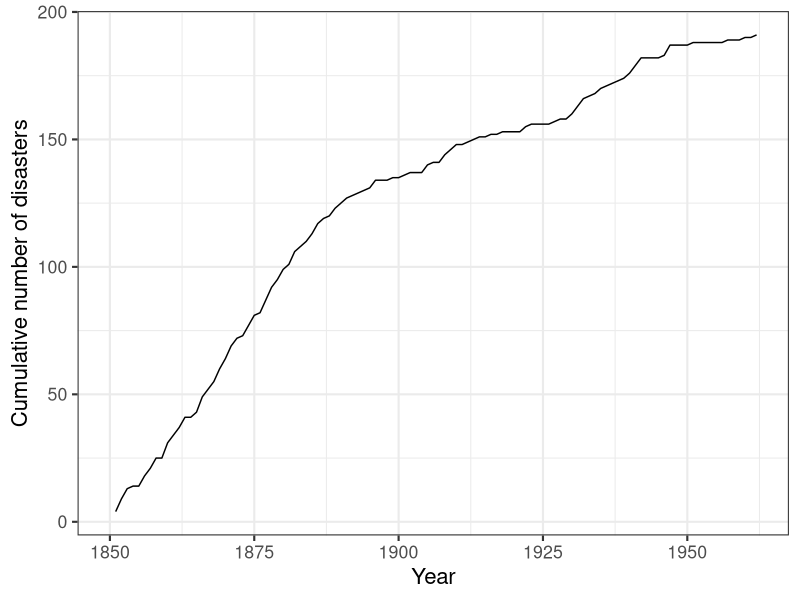
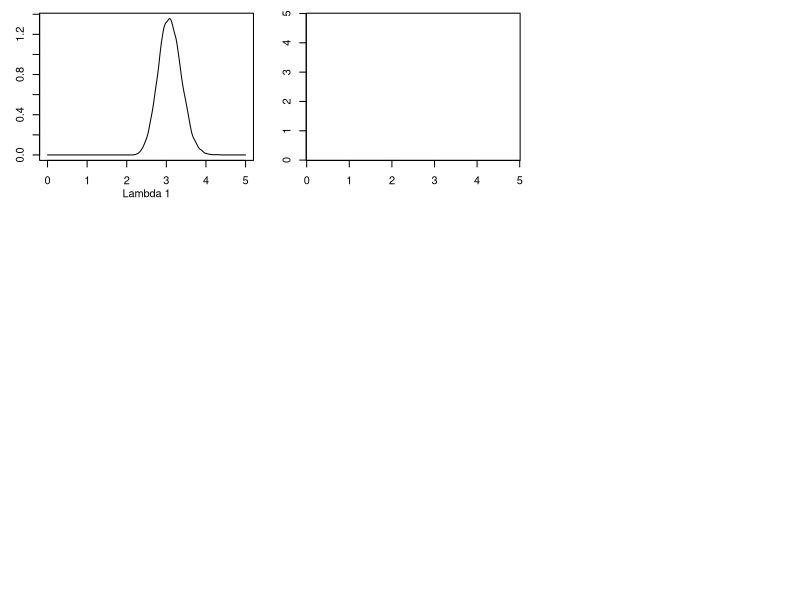
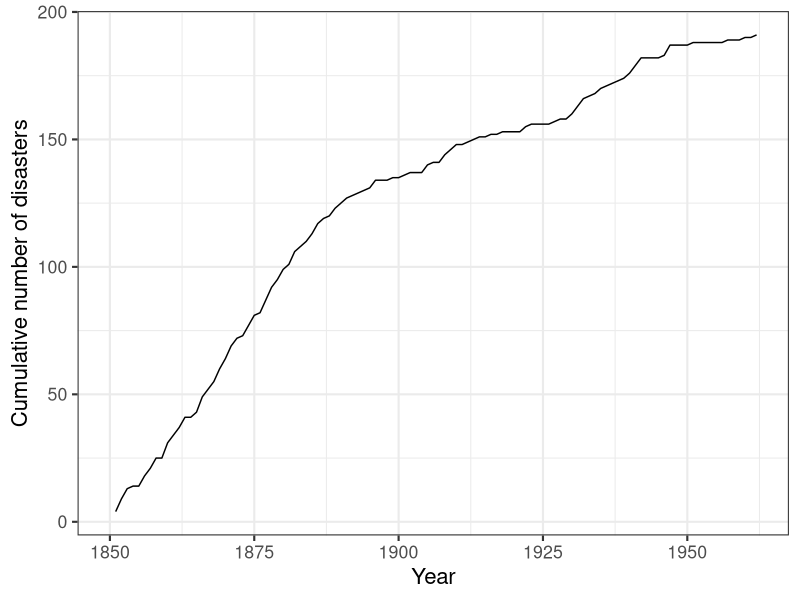

These figures' R source, in order: (Note: this script raises an error after producing the figures.)

# Load data ---------------------------------------------------------------

library(boot)
data(coal)
x <- 1851:1962
y <- tabulate(floor(coal[[1]]))
y <- y[x]

# Visualise the original data

data0 <- data.frame(c(1851:1962),cumsum(y))
names(data0) <- c("year","y")

require(ggplot2)
ggplot(data0,aes(year,y))+
  geom_line()+
  ylab("Cumulative number of disasters")+
  xlab("Year")+
  theme_bw(base_size = 16)+
  xlim(c(1850,1962))

ggsave("zero_cp_line.png", height = 6, width = 8)

# One Changepoint ---------------------------------------------------------

# Possible T values

T <- seq(2,112)

# Posterior Distribution - derived analytically
pT <- rep(0,112)
pT[1] <- log(0)
for (t in T) {
  pT[t] <- log(114-t)*(-2-sum(y[t:112]))+ lgamma(sum(y[t:112])+2)+
          log(t)*(-2-sum(y[1:(t-1)])) + lgamma(sum(y[1:(t-1)])+2) # Formula of p(T|y), integrate everything else out
}

pT <- pT - max(pT)
pT <- exp(pT)
pT <- pT/sum(pT) # Standardise probabilities
sum(pT)

# MAP - 1 Changepoint
map1 <- which(pT==max(pT))+1850 # 1892

# Sample from T 
sampleT <- sample(x = 1:112, replace = TRUE, size = 10000, prob = pT)

# Sample from Lambda 1
sampleL1 <- rep(0,10000)
for (sample in 1:10000) {
  sampleL1[sample] <- rgamma(1,2+sum(y[1:(sampleT[sample]-1)]),sampleT[sample])
}

# Sample from Lambda 2
sampleL2 <- rep(0,10000)
for (sample in 1:10000) {
  sampleL2[sample] <- rgamma(1,2+sum(y[sampleT[sample]:112]),114-sampleT[sample])
}

# Concat the samples
postSam <- matrix(c(sampleT,sampleL1,sampleL2),nrow = 10000,ncol = 3)

# Visualise marginal likelihood functions
require(RColorBrewer)
require(MASS)

layout(matrix(c(1,2,3,4,5,6,7,8,9),nrow=3,byrow=T))
par(mar=c(3,3,1,1))
mycol = c("#FFFFFF",colorRampPalette(brewer.pal(3, "Reds"))(250))

d <- density(postSam[,2], from = 0, to = 5, n = 1000)
plot(d$x,d$y,type = 'l',xlab = "Lambda 1",ylab = "")
title(xlab="Lambda 1", line=2, cex.lab=1)

d <- kde2d(postSam[,3],postSam[,2],lims=c(0,5,0,5),n=256)
image(d$x,d$y,d$z,xlab="",ylab="",col=mycol,useRaster=T)
title(ylab="Lambda 1", line=2, cex.lab=1)
title(xlab="Lambda 2", line=2, cex.lab=1)

d <- kde2d(postSam[,1],postSam[,2],lims=c(0,112,0,5),n=256)
image(d$x,d$y,d$z,xlab="",ylab="",col=mycol,useRaster=T)
title(ylab="Lambda 1", line=2, cex.lab=1)
title(xlab="T", line=2, cex.lab=1)

plot(NA,frame=FALSE,axes=FALSE,xlim=c(0,1),ylim=c(0,1))

d <- density(postSam[,3], from = 0, to = 5, n = 1000)
plot(d$x,d$y,type = 'l',xlab = "",ylab = "")
title(xlab = "Lambda 2")

d <- kde2d(postSam[,1],postSam[,3],lims=c(0,112,0,5),n=256)
image(d$x,d$y,d$z,xlab="",ylab="",col=mycol,useRaster=T)
title(ylab="Lambda 2", line=2, cex.lab=1)
title(xlab="T", line=2, cex.lab=1)

plot(NA,frame=FALSE,axes=FALSE,xlim=c(0,1),ylim=c(0,1))
plot(NA,frame=FALSE,axes=FALSE,xlim=c(0,1),ylim=c(0,1))

hist(postSam[,1], freq = FALSE, breaks = 112, xlim = c(0,112), main = NULL)
title(xlab="T", line=2, cex.lab=1)

# Draw predictions from from predictive posterior distributions
pred <- matrix(0,nrow = 10000, ncol = 112)
for (sample in 1:10000) {
  for (year in 1:112) {
    if(year < postSam[sample,1]){
      pred[sample,year] <- rpois(1,postSam[sample,2])
    } else {
      pred[sample,year] <- rpois(1,postSam[sample,3])
    }
  }
}

# Cummulative Sum of predictions
cp <- t(apply(pred,1,cumsum))

# Derive the quantiles of sampled predictions
median <- rep(0,112)
low <- rep(0,112)
upper <- rep(0,112)

for (year in 1:112) {
  median[year] <- quantile(cp[,year], probs = c(0.5))
  low[year] <- quantile(cp[,year], probs = c(0.025))
  upper[year] <- quantile(cp[,year], probs = c(0.975))
}

# Visualise the predictions
par(mfrow=c(1,1))

data1 <- data.frame(c(1851:1962),cumsum(y), median, low, upper)
names(data1) <- c("year","y","median","low","upper")

require(ggplot2)
ggplot(data1)+
  geom_ribbon(aes(year,ymin=low,ymax=upper,colour="95% Prediction Interval"),alpha = 0.3, fill = 'green')+
  geom_line(aes(year,y,colour="Observations"))+
  geom_line(aes(year,median,colour="Prediction Median"))+
  geom_vline(xintercept = map1, linetype='dotted')+
  annotate("text",label="MAP(T1) = 1892", x=1905,y=25)+
  scale_color_manual("",breaks=c("95% Prediction Interval","Observations","Prediction Median"),values = c("green","black","red"))+
  xlab("Years")+
  ylab("Cummulative number of disasters")+
  theme_bw(base_size = 16)+
  theme(legend.position = "top")
  
ggsave("one_cp_predictions.png", height = 6, width = 8)

# Two Changepoints --------------------------------------------------------

# Possible values for T1 and T2
T <- seq(2,111)
Tgrid <- expand.grid(T,T) 
names(Tgrid) <- c("t1","t2")
Tgrid <- Tgrid[Tgrid$t1 < Tgrid$t2,]

# Posterior Distribution - Task 1
pT <- rep(0,nrow(Tgrid)+1)
pT[1] <- log(0)
for (i in 1:nrow(Tgrid)) {
  pT[i+1] <- log(114-Tgrid[i,2])*(-2-sum(y[Tgrid[i,2]:112]))+ lgamma(sum(y[Tgrid[i,2]:112])+2)+
            log(Tgrid[i,2]-Tgrid[i,1])*(-2-sum(y[Tgrid[i,1]:(Tgrid[i,2]-1)]))+ lgamma(sum(y[Tgrid[i,1]:(Tgrid[i,2]-1)])+2)+
            log(Tgrid[i,1])*(-2-sum(y[1:(Tgrid[i,1]-1)])) + lgamma(sum(y[1:(Tgrid[i,1]-1)])+2) # Formula of p(T|y), integrate everything else out
}

pT <- pT - max(pT)
pT <- exp(pT)
pT <- pT/sum(pT) # Standardise probabilities
sum(pT) # Check if probabilities sum up to 1

# MAP of two changepoints
map_idx <- which(pT==max(pT))
map2 <- Tgrid[map_idx,]+1850

# Concat possible T values
postT <- matrix(c(c(0,Tgrid$t1),c(0,Tgrid$t2),pT),nrow = length(pT),ncol = 3)

# Sample from T1 and T2
sampleT <- sample(x = 1:nrow(postT), replace = TRUE, size = 10000, prob = postT[,3])
sampleT1 <- rep(0,10000)
sampleT2 <- rep(0,10000)
for (i in 1:length(sampleT)) {
  sampleT1[i] <- postT[sampleT[i],1]
  sampleT2[i] <- postT[sampleT[i],2]
}

# Sample from Lambda 1
sampleL1 <- rep(0,10000)
for (sample in 1:10000) {
  sampleL1[sample] <- rgamma(1,2+sum(y[1:(sampleT1[sample]-1)]),sampleT1[sample])
}

# Sample from Lambda 2
sampleL2 <- rep(0,10000)
for (sample in 1:10000) {
  sampleL2[sample] <- rgamma(1,2+sum(y[sampleT1[sample]:(sampleT2[sample]-1)]),sampleT2[sample]-sampleT1[sample])
}

# Sample from Lambda 3
sampleL3 <- rep(0,10000)
for (sample in 1:10000) {
  sampleL3[sample] <- rgamma(1,2+sum(y[sampleT2[sample]:112]),114-sampleT2[sample])
}

# Concat the samples
postSam <- matrix(c(sampleT1,sampleT2,sampleL1,sampleL2,sampleL3),nrow = 10000,ncol = 5)

# Visualise
d <- density(postSam[,3], from = 0, to = 5, n = 1000)
plot(d$x,d$y,type = 'l',xlab = "Lambda 1",ylab = "")
d <- density(postSam[,4], from = 0, to = 5, n = 1000)
plot(d$x,d$y,type = 'l',xlab = "Lambda 1",ylab = "")
d <- density(postSam[,5], from = 0, to = 5, n = 1000)
plot(d$x,d$y,type = 'l',xlab = "Lambda 1",ylab = "")
hist(postSam[,1], freq = FALSE, breaks = 112, xlim = c(0,112), main = NULL)
hist(postSam[,2], freq = FALSE, breaks = 112, xlim = c(0,112), main = NULL)

# Draw predictions from the sample
pred <- matrix(0,nrow = 10000, ncol = 112)
for (sample in 1:10000) {
  for (year in 1:112) {
    if(year < postSam[sample,1]) {
      pred[sample,year] <- rpois(1,postSam[sample,3])
    } else if (year >= postSam[sample,1] & year < postSam[sample,2]) {
      pred[sample,year] <- rpois(1,postSam[sample,4])
    } else {
      pred[sample,year] <- rpois(1,postSam[sample,5])
    }
  }
}

# Cummulative Predictions
cp <- t(apply(pred,1,cumsum))

# Quantiles of predictions
median <- rep(0,112)
low <- rep(0,112)
upper <- rep(0,112)

for (year in 1:112) {
  median[year] <- quantile(cp[,year], probs = c(0.5))
  low[year] <- quantile(cp[,year], probs = c(0.025))
  upper[year] <- quantile(cp[,year], probs = c(0.975))
}

# Visualise the predictions
par(mfrow=c(1,1))

data2 <- data.frame(c(1851:1962),cumsum(y), median, low, upper)
names(data2) <- c("year","y","median","low","upper")

require(ggplot2)
ggplot(data2)+
  geom_ribbon(aes(year,ymin=low,ymax=upper,colour="95% Prediction Interval"),alpha = 0.3, fill = 'green')+
  geom_line(aes(year,y,colour="Observations"))+
  geom_line(aes(year,median,colour="Prediction Median"))+
  geom_vline(xintercept = unlist(map2[1]), linetype='dotted')+
  geom_vline(xintercept = unlist(map2[2]), linetype='dotted')+
  annotate("text",label="MAP(T1) = 1892", x=1905,y=25)+
  annotate("text",label="MAP(T2) = 1892", x=1955,y=25)+
  scale_color_manual("",breaks=c("95% Prediction Interval","Observations","Prediction Median"),values = c("green","black","red"))+
  xlab("Years")+
  ylab("Cummulative number of disasters")+
  theme_bw(base_size = 16)+
  theme(legend.position = "top")

ggsave("two_cp_predictions.png", height = 6, width = 8)

# 3 Changepoints ----------------------------------------------------------

# All possible values for T1, T2 and T3
T <- seq(2,111)
Tgrid <- expand.grid(T,T,T) 
names(Tgrid) <- c("t1","t2","t3")
Tgrid <- Tgrid[Tgrid$t1 < Tgrid$t2 & Tgrid$t2 < Tgrid$t3-2,]

# Posterior Distribution - Task 1
pT <- rep(0,nrow(Tgrid)+1)
pT[1] <- log(0)
for (i in 1:nrow(Tgrid)) {
  pT[i+1] <- log(114-Tgrid[i,3])*(-2-sum(y[Tgrid[i,3]:112]))+ lgamma(sum(y[Tgrid[i,3]:112])+2)+
    log(Tgrid[i,3]-Tgrid[i,2])*(-2-sum(y[Tgrid[i,2]:(Tgrid[i,3]-1)]))+ lgamma(sum(y[Tgrid[i,2]:(Tgrid[i,3]-1)])+2)+
    log(Tgrid[i,2]-Tgrid[i,1])*(-2-sum(y[Tgrid[i,1]:(Tgrid[i,2]-1)]))+ lgamma(sum(y[Tgrid[i,1]:(Tgrid[i,2]-1)])+2)+
    log(Tgrid[i,1])*(-2-sum(y[1:(Tgrid[i,1]-1)])) + lgamma(sum(y[1:(Tgrid[i,1]-1)])+2) 
}

pT <- pT - max(pT)
pT <- exp(pT)
pT <- pT/sum(pT) # Standardise probabilities
sum(pT)

# MAP - 3 Changepoints
map_idx <- which(pT==max(pT))
map3 <- Tgrid[map_idx,]+1850

# Concat possible T values
postT <- matrix(c(c(0,Tgrid$t1),c(0,Tgrid$t2),c(0,Tgrid$t3),pT),nrow = length(pT),ncol = 4)

# Sample from T1, T2 and T3
sampleT <- sample(x = 1:nrow(postT), replace = TRUE, size = 10000, prob = postT[,4])
sampleT1 <- rep(0,10000)
sampleT2 <- rep(0,10000)
sampleT3 <- rep(0,10000)
for (i in 1:length(sampleT)) {
  sampleT1[i] <- postT[sampleT[i],1]
  sampleT2[i] <- postT[sampleT[i],2]
  sampleT3[i] <- postT[sampleT[i],3]
}

# Sample from Lambda 1
sampleL1 <- rep(0,10000)
for (sample in 1:10000) {
  sampleL1[sample] <- rgamma(1,2+sum(y[1:(sampleT1[sample]-1)]),sampleT1[sample])
}

# Sample from Lambda 2
sampleL2 <- rep(0,10000)
for (sample in 1:10000) {
  sampleL2[sample] <- rgamma(1,2+sum(y[sampleT1[sample]:(sampleT2[sample]-1)]),sampleT2[sample]-sampleT1[sample])
}

# Sample from Lambda 3
sampleL3 <- rep(0,10000)
for (sample in 1:10000) {
  sampleL3[sample] <- rgamma(1,2+sum(y[sampleT2[sample]:(sampleT3[sample]-1)]),sampleT3[sample]-sampleT2[sample])
}

# Sample from Lambda 4
sampleL4 <- rep(0,10000)
for (sample in 1:10000) {
  sampleL4[sample] <- rgamma(1,2+sum(y[sampleT3[sample]:112]),114-sampleT3[sample])
}

# Concat all distributions
postSam <- matrix(c(sampleT1,sampleT2,sampleT3,sampleL1,sampleL2,sampleL3,sampleL4),nrow = 10000,ncol = 7)

# Visualise
hist(postSam[,1], freq = FALSE, breaks = 112, xlim = c(0,112), main = NULL)
hist(postSam[,2], freq = FALSE, breaks = 112, xlim = c(0,112), main = NULL)
hist(postSam[,3], freq = FALSE, breaks = 112, xlim = c(0,112), main = NULL)

# Make predictions from drawn posterior samples
pred <- matrix(0,nrow = 10000, ncol = 112)
for (sample in 1:10000) {
  for (year in 1:112) {
    if(year < postSam[sample,1]) {
      pred[sample,year] <- rpois(1,postSam[sample,4])
    } else if (year >= postSam[sample,1] & year < postSam[sample,2]) {
      pred[sample,year] <- rpois(1,postSam[sample,5])
    } else if (year >= postSam[sample,2] & year < postSam[sample,3]) {
      pred[sample,year] <- rpois(1,postSam[sample,6])
    } else {
      pred[sample,year] <- rpois(1,postSam[sample,7])
    }
  }
}

# Calculate the cummulative predictions
cp <- t(apply(pred,1,cumsum))

# Derive the quantiles
median <- rep(0,112)
low <- rep(0,112)
upper <- rep(0,112)

for (year in 1:112) {
  median[year] <- quantile(cp[,year], probs = c(0.5))
  low[year] <- quantile(cp[,year], probs = c(0.025))
  upper[year] <- quantile(cp[,year], probs = c(0.975))
}

# Visualise the predictions
par(mfrow=c(1,1))

data3 <- data.frame(c(1851:1962),cumsum(y), median, low, upper)
names(data3) <- c("year","y","median","low","upper")

require(ggplot2)
ggplot(data3)+
  geom_ribbon(aes(year,ymin=low,ymax=upper,colour="95% Prediction Interval"),alpha = 0.3, fill = 'green')+
  geom_line(aes(year,y,colour="Observations"))+
  geom_line(aes(year,median,colour="Prediction Median"))+
  geom_vline(xintercept = unlist(map3[1]), linetype='dotted')+
  geom_vline(xintercept = unlist(map3[2]), linetype='dotted')+
  geom_vline(xintercept = unlist(map3[3]), linetype='dotted')+
  annotate("text",label="MAP(T1) = 1892", x=1905,y=50)+
  annotate("text",label="MAP(T2) = 1930", x=1935,y=25)+
  annotate("text",label="MAP(T2) = 1948", x=1955,y=50)+
  scale_color_manual("",breaks=c("95% Prediction Interval","Observations","Prediction Median"),values = c("green","black","red"))+
  xlab("Years")+
  ylab("Cummulative number of disasters")+
  theme_bw(base_size = 16)+
  theme(legend.position = "top")

ggsave("three_cp_predictions.png", height = 6, width = 8)

# 4 Changepoints ----------------------------------------------------------

# All possible values for T1, T2 and T3
T <- seq(2,111)
Tgrid <- expand.grid(T,T,T,T) 
names(Tgrid) <- c("t1","t2","t3","t4")
Tgrid <- Tgrid[Tgrid$t1 < Tgrid$t2 & Tgrid$t2 < Tgrid$t3-2 & Tgrid$t3+2 < Tgrid$t4,]

# Posterior Distribution - Task 1
pT <- rep(0,nrow(Tgrid)+1)
pT[1] <- log(0)
for (i in 1:nrow(Tgrid)) {
  pT[i+1] <- log(114-Tgrid[i,4])*(-2-sum(y[Tgrid[i,3]:112]))+ lgamma(sum(y[Tgrid[i,4]:112])+2)+
    log(Tgrid[i,4]-Tgrid[i,3])*(-2-sum(y[Tgrid[i,3]:(Tgrid[i,4]-1)]))+ lgamma(sum(y[Tgrid[i,3]:(Tgrid[i,4]-1)])+2)+
    log(Tgrid[i,3]-Tgrid[i,2])*(-2-sum(y[Tgrid[i,2]:(Tgrid[i,3]-1)]))+ lgamma(sum(y[Tgrid[i,2]:(Tgrid[i,3]-1)])+2)+
    log(Tgrid[i,2]-Tgrid[i,1])*(-2-sum(y[Tgrid[i,1]:(Tgrid[i,2]-1)]))+ lgamma(sum(y[Tgrid[i,1]:(Tgrid[i,2]-1)])+2)+
    log(Tgrid[i,1])*(-2-sum(y[1:(Tgrid[i,1]-1)])) + lgamma(sum(y[1:(Tgrid[i,1]-1)])+2) 
}

pT <- pT - max(pT)
pT <- exp(pT)
pT <- pT/sum(pT) # Standardise probabilities
sum(pT)

# MAP - 3 Changepoints
map_idx <- which(pT==max(pT))
map4 <- Tgrid[map_idx,]+1850

# Concat possible T values
postT <- matrix(c(c(0,Tgrid$t1),c(0,Tgrid$t2),c(0,Tgrid$t3),c(0,Tgrid$t4),pT),nrow = length(pT),ncol = 5)

# Sample from T1, T2 and T3
sampleT <- sample(x = 1:nrow(postT), replace = TRUE, size = 10000, prob = postT[,5])
sampleT1 <- rep(0,10000)
sampleT2 <- rep(0,10000)
sampleT3 <- rep(0,10000)
sampleT4 <- rep(0,10000)
for (i in 1:length(sampleT)) {
  sampleT1[i] <- postT[sampleT[i],1]
  sampleT2[i] <- postT[sampleT[i],2]
  sampleT3[i] <- postT[sampleT[i],3]
  sampleT4[i] <- postT[sampleT[i],4]
}

# Sample from Lambda 1
sampleL1 <- rep(0,10000)
for (sample in 1:10000) {
  sampleL1[sample] <- rgamma(1,2+sum(y[1:(sampleT1[sample]-1)]),sampleT1[sample])
}

# Sample from Lambda 2
sampleL2 <- rep(0,10000)
for (sample in 1:10000) {
  sampleL2[sample] <- rgamma(1,2+sum(y[sampleT1[sample]:(sampleT2[sample]-1)]),sampleT2[sample]-sampleT1[sample])
}

# Sample from Lambda 3
sampleL3 <- rep(0,10000)
for (sample in 1:10000) {
  sampleL3[sample] <- rgamma(1,2+sum(y[sampleT2[sample]:(sampleT3[sample]-1)]),sampleT3[sample]-sampleT2[sample])
}

# Sample from Lambda 4
sampleL4 <- rep(0,10000)
for (sample in 1:10000) {
  sampleL4[sample] <- rgamma(1,2+sum(y[sampleT3[sample]:(sampleT4[sample]-1)]),sampleT4[sample]-sampleT3[sample])
}

# Sample from Lambda 5
sampleL5 <- rep(0,10000)
for (sample in 1:10000) {
  sampleL5[sample] <- rgamma(1,2+sum(y[sampleT4[sample]:112]),114-sampleT4[sample])
}

# Concat all distributions
postSam <- matrix(c(sampleT1,sampleT2,sampleT3,sampleT4,sampleL1,sampleL2,sampleL3,sampleL4,sampleL5),nrow = 10000,ncol = 9)

# Visualise
hist(postSam[,1], freq = FALSE, breaks = 112, xlim = c(0,112), main = NULL)
hist(postSam[,2], freq = FALSE, breaks = 112, xlim = c(0,112), main = NULL)
hist(postSam[,3], freq = FALSE, breaks = 112, xlim = c(0,112), main = NULL)
hist(postSam[,4], freq = FALSE, breaks = 112, xlim = c(0,112), main = NULL)

# Make predictions from drawn posterior samples
pred <- matrix(0,nrow = 10000, ncol = 112)
for (sample in 1:10000) {
  for (year in 1:112) {
    if(year < postSam[sample,1]) {
      pred[sample,year] <- rpois(1,postSam[sample,5])
    } else if (year >= postSam[sample,1] & year < postSam[sample,2]) {
      pred[sample,year] <- rpois(1,postSam[sample,6])
    } else if (year >= postSam[sample,2] & year < postSam[sample,3]) {
      pred[sample,year] <- rpois(1,postSam[sample,7])
    } else if (year >= postSam[sample,3] & year < postSam[sample,4]) {
      pred[sample,year] <- rpois(1,postSam[sample,8])
    } else {
      pred[sample,year] <- rpois(1,postSam[sample,9])
    }
  }
}

# Calculate the cummulative predictions
cp <- t(apply(pred,1,cumsum))

# Derive the quantiles
median <- rep(0,112)
low <- rep(0,112)
upper <- rep(0,112)

for (year in 1:112) {
  median[year] <- quantile(cp[,year], probs = c(0.5))
  low[year] <- quantile(cp[,year], probs = c(0.025))
  upper[year] <- quantile(cp[,year], probs = c(0.975))
}

par(mfrow=c(1,1))

data4 <- data.frame(c(1851:1962),cumsum(y), median, low, upper)
names(data4) <- c("year","y","median","low","upper")

require(ggplot2)
ggplot(data3)+
  geom_ribbon(aes(year,ymin=low,ymax=upper,colour="95% Prediction Interval"),alpha = 0.3, fill = 'green')+
  geom_line(aes(year,y,colour="Observations"))+
  geom_line(aes(year,median,colour="Prediction Median"))+
  geom_vline(xintercept = unlist(map4[1]), linetype='dotted')+
  geom_vline(xintercept = unlist(map4[2]), linetype='dotted')+
  geom_vline(xintercept = unlist(map4[3]), linetype='dotted')+
  geom_vline(xintercept = unlist(map4[4]), linetype='dotted')+
  annotate("text",label="MAP(T1) = 1892", x=1905,y=50)+
  annotate("text",label="MAP(T2) = 1930", x=1935,y=25)+
  annotate("text",label="MAP(T2) = 1948", x=1955,y=75)+
  annotate("text",label="MAP(T1) = 1892", x=1905,y=50)+
  scale_color_manual("",breaks=c("95% Prediction Interval","Observations","Prediction Median"),values = c("green","black","red"))+
  xlab("Years")+
  ylab("Cummulative number of disasters")+
  theme_bw()+
  theme(legend.position = "top")

ggsave("four_cp_predictions.png", height = 6, width = 8)

# Task 3 - Marginal Likelihood Evaluation on no. of changepoints ----------

## 1 Changepoint
pT <- rep(0,length(2:111))
idx <- 1
for (t in 2:111) {
  pT[idx] <-  log(1/choose(111,1))+(
              (log(112-t)*(-2-sum(y[t:112])) + lgamma(sum(y[t:112])+2)+
              log(t)*(-2-sum(y[1:(t-1)])) + lgamma(sum(y[1:(t-1)])+2))-
              (sum(log(factorial(y))))
              )
  idx <- idx+1
}
marginal1 <- sum(exp(pT))

## 2 Changepoints
T <- seq(2,111)
Tgrid <- expand.grid(T,T) 
names(Tgrid) <- c("t1","t2")
Tgrid <- Tgrid[Tgrid$t1 < Tgrid$t2,]

pT <- nrow(Tgrid)
idx <- 1
for (i in 1:nrow(Tgrid)) {
    pT[idx] <-  log(1/choose(111,2))+
                log(114-Tgrid[i,2])*(-2-sum(y[Tgrid[i,2]:112]))+ lgamma(sum(y[Tgrid[i,2]:112])+2)+
                log(Tgrid[i,2]-Tgrid[i,1])*(-2-sum(y[Tgrid[i,1]:(Tgrid[i,2]-1)]))+ lgamma(sum(y[Tgrid[i,1]:(Tgrid[i,2]-1)])+2)+
                log(Tgrid[i,1])*(-2-sum(y[1:(Tgrid[i,1]-1)])) + lgamma(sum(y[1:(Tgrid[i,1]-1)])+2)-
                (sum(log(factorial(y))))
    
    idx <- idx+1
}
marginal2 <- sum(exp(pT))

## 3 Changepoints
T <- seq(2,111)
Tgrid <- expand.grid(T,T,T) 
names(Tgrid) <- c("t1","t2","t3")
Tgrid <- Tgrid[Tgrid$t1 < Tgrid$t2 & Tgrid$t2 < Tgrid$t3,]

# Marginal T Distribution - p(T|y)
pT <- nrow(Tgrid)
idx <- 1
for (i in 1:nrow(Tgrid)) {
  pT[idx] <-  log(1/choose(111,3))+
              log(114-Tgrid[i,3])*(-2-sum(y[Tgrid[i,3]:112]))+ lgamma(sum(y[Tgrid[i,3]:112])+2)+
              log(Tgrid[i,3]-Tgrid[i,2])*(-2-sum(y[Tgrid[i,2]:(Tgrid[i,3]-1)]))+ lgamma(sum(y[Tgrid[i,2]:(Tgrid[i,3]-1)])+2)+
              log(Tgrid[i,2]-Tgrid[i,1])*(-2-sum(y[Tgrid[i,1]:(Tgrid[i,2]-1)]))+ lgamma(sum(y[Tgrid[i,1]:(Tgrid[i,2]-1)])+2)+
              log(Tgrid[i,1])*(-2-sum(y[1:(Tgrid[i,1]-1)])) + lgamma(sum(y[1:(Tgrid[i,1]-1)])+2)-
              (sum(log(factorial(y))))
  
  idx <- idx+1
}
marginal3 <- sum(exp(pT))

## 4 Changepoints

T <- seq(2,111)
Tgrid <- expand.grid(T,T,T,T) 
names(Tgrid) <- c("t1","t2","t3","t4")
Tgrid <- Tgrid[Tgrid$t1 < Tgrid$t2 & Tgrid$t2 < Tgrid$t3 & Tgrid$t3 < Tgrid$t4,]

# Posterior Distribution
pT <- nrow(Tgrid)
idx <- 1
for (i in 1:nrow(Tgrid)) {
  pT[idx] <-  log(1/choose(111,4))+
              log(114-Tgrid[i,4])*(-2-sum(y[Tgrid[i,4]:112]))+ lgamma(sum(y[Tgrid[i,4]:112])+2)+
              log(Tgrid[i,4]-Tgrid[i,3])*(-2-sum(y[Tgrid[i,3]:(Tgrid[i,4]-1)]))+ lgamma(sum(y[Tgrid[i,3]:(Tgrid[i,4]-1)])+2)+
              log(Tgrid[i,3]-Tgrid[i,2])*(-2-sum(y[Tgrid[i,2]:(Tgrid[i,3]-1)]))+ lgamma(sum(y[Tgrid[i,2]:(Tgrid[i,3]-1)])+2)+
              log(Tgrid[i,2]-Tgrid[i,1])*(-2-sum(y[Tgrid[i,1]:(Tgrid[i,2]-1)]))+ lgamma(sum(y[Tgrid[i,1]:(Tgrid[i,2]-1)])+2)+
              log(Tgrid[i,1])*(-2-sum(y[1:(Tgrid[i,1]-1)])) + lgamma(sum(y[1:(Tgrid[i,1]-1)])+2)-
              sum(log(factorial(y))) 
  
  idx <- idx+1
}
marginal4 <- sum(exp(pT))

## Visualise
barplot(c(marginal1,marginal2,marginal3), names.arg = c("1","2","3"), xlab = "Number of changepoints considered", ylab = "Marginal likelihood for a model", cex.names = 1.5, cex.lab = 1.5, cex.axis = 1.2)
